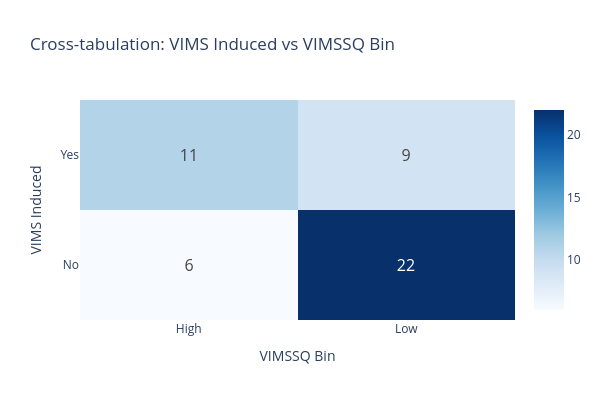

This figure's notebook cell:
### Code cell
# Create a crosstab to see the relationship between VIMS Induced and VIMSSQ Bin
vims_crosstab = pd.crosstab(
    master_df.groupby('Participant ID')['VIMS Induced'].first(),
    master_df.groupby('Participant ID')['VIMSSQ Bin'].first(),
    margins=True
)

fig = go.Figure(data=go.Heatmap(
    z=vims_crosstab.iloc[:-1, :-1].values,
    x=vims_crosstab.columns[:-1],
    y=vims_crosstab.index[:-1],
    text=vims_crosstab.iloc[:-1, :-1].values,
    texttemplate='%{text}',
    textfont={"size": 16},
    colorscale='Blues',
    showscale=True
))

fig.update_layout(
    title='Cross-tabulation: VIMS Induced vs VIMSSQ Bin',
    xaxis_title='VIMSSQ Bin',
    yaxis_title='VIMS Induced',
    width=600,
    height=400,
    template='plotly_white'
)

fig.show()

### Figure 1 — Plotly figure (JSON) as saved in the notebook; plotly's stock layout.template omitted (floating-point values rounded to 4 significant figures)
{"data": [{"colorscale": [[0, "rgb(247,251,255)"], [0.125, "rgb(222,235,247)"], [0.25, "rgb(198,219,239)"], [0.375, "rgb(158,202,225)"], [0.5, "rgb(107,174,214)"], [0.625, "rgb(66,146,198)"], [0.75, "rgb(33,113,181)"], [0.875, "rgb(8,81,156)"], [1, "rgb(8,48,107)"]], "showscale": true, "text": [[6, 22], [11, 9]], "textfont": {"size": 16}, "texttemplate": "%{text}", "type": "heatmap", "x": ["High", "Low"], "y": ["No", "Yes"], "z": [[6, 22], [11, 9]]}], "layout": {"height": 400, "title": {"text": "Cross-tabulation: VIMS Induced vs VIMSSQ Bin"}, "width": 600, "xaxis": {"title": {"text": "VIMSSQ Bin"}}, "yaxis": {"title": {"text": "VIMS Induced"}}}}
